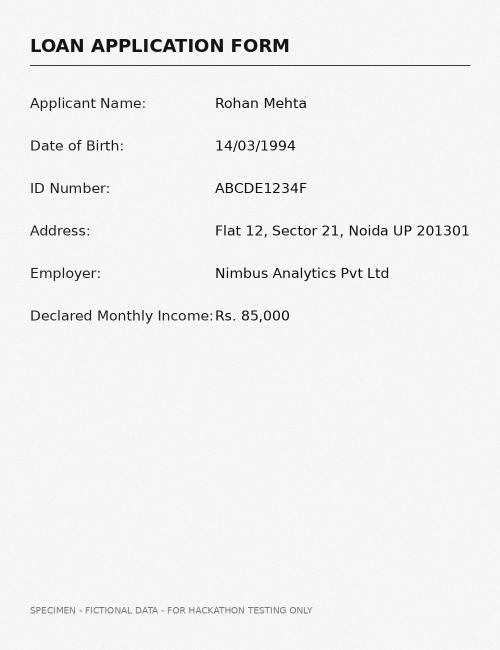
#> input picture samples/case_clean/application_form.jpg, 1000 x 1300 px (shown at 1/2 size)
$ python -i ingest.py   (imports and definitions only)
#> lines starting #> are read from the running program, lines starting #| are printed output that depends on the picture; after the words box and inside, x2 and y2 are one past the last pixel; in counts of white or black regions, pixels touching at a corner belong together
#> further down, picture is the input picture: shape (1300, 1000, 3); min 3, max 255, mean 241.3
import os, io, re, zipfile
import numpy as np
from PIL import Image, ImageOps
from .schema import Document
from .audit import sha256_file

IMG_EXT = {".png", ".jpg", ".jpeg", ".tif", ".tiff", ".bmp", ".webp"}


# [20 lines left out: function load_pages, not called in this run]


MAX_ZIP_FILES, MAX_FILE_BYTES, MAX_TOTAL_BYTES = 200, 50 << 20, 300 << 20
MAX_SIDE, MAX_PDF_PAGES = 5000, 60          # longest image side in px; pages rendered per PDF
SUPPORTED = IMG_EXT | {".pdf"}


# [54 lines left out: function expand_inputs, not called in this run]


def estimate_skew(gray, max_angle=8.0):
    """Page tilt in degrees via projection-profile search: the rotation that makes text rows
    sharpest (largest squared difference of the row-ink profile). Returns (angle, gain) where gain is
    the score improvement over 0 deg; apply only when both are significant."""
#> called with max_angle = 8
    import cv2
    h, w = gray.shape
    if w > 1000:
        gray = cv2.resize(gray, (1000, int(h * 1000 / w)), interpolation=cv2.INTER_AREA)
    bw = cv2.adaptiveThreshold(gray, 255, cv2.ADAPTIVE_THRESH_GAUSSIAN_C, cv2.THRESH_BINARY_INV, 31, 15)
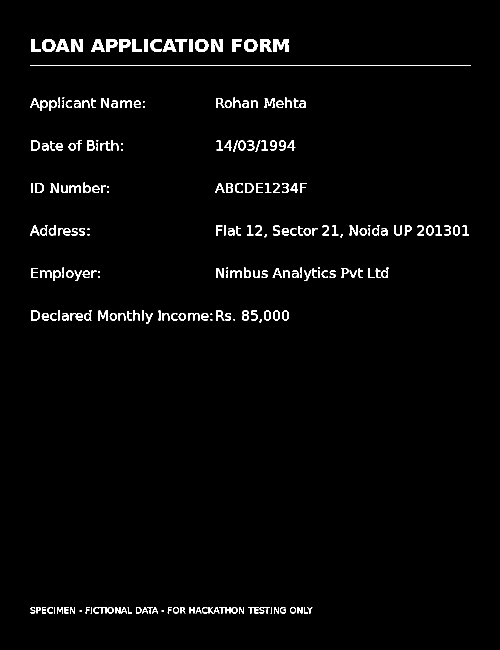
#> bw: shape (1300, 1000) (shown at 1/2 size); 2.1% white; 237 white regions (20 under 20 px), largest, box (x1, y1, x2, y2) and area: (60, 130, 941, 132) 1762, (547, 78, 577, 104) 524, (142, 78, 166, 104) 450
    h, w = bw.shape

    def score(a):
#> called with a = -8
        M = cv2.getRotationMatrix2D((w / 2, h / 2), a, 1.0)
        r = cv2.warpAffine(bw, M, (w, h), flags=cv2.INTER_NEAREST)
#> r: shape (1300, 1000); 2.1% white; 235 white regions (20 under 20 px), largest, box (x1, y1, x2, y2) and area: (136, 74, 1000, 197) 1741, (623, 90, 656, 120) 525, (499, 73, 526, 102) 451
        prof = r.sum(axis=1).astype(np.float64)
#> prof = 1300 values, max 31110 at index 91, min 0 at index 0, mean 5423.9
        return float(np.sum(np.diff(prof) ** 2))
    coarse = {a: score(a) for a in np.arange(-max_angle, max_angle + 1e-9, 0.5)}
#> in score (call 33), `M = cv2.getRotationMatrix2D((w / 2, h / 2), a, 1.0)`: M = [[0.99, 0.139, -85.6], [-0.139, 0.99, 75.91]]
#> in score (call 33), `r = cv2.warpAffine(bw, M, (w, h), flags=cv2.INTER_NEAREST)`:
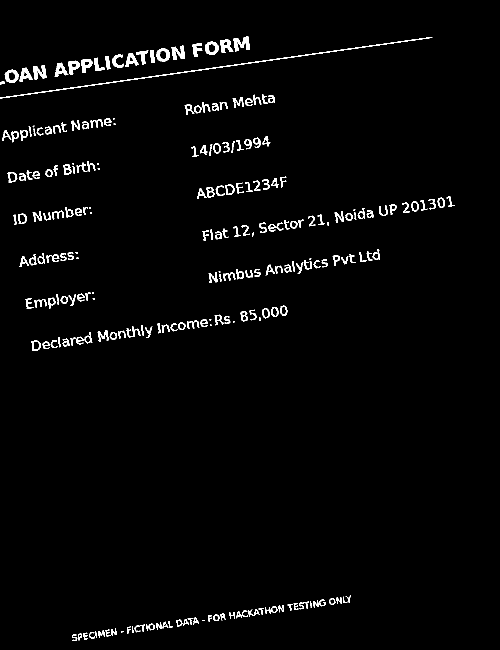
#> r: shape (1300, 1000) (shown at 1/2 size); 2.1% white; 236 white regions (20 under 20 px), largest, box (x1, y1, x2, y2) and area: (0, 74, 865, 197) 1743, (467, 73, 500, 103) 526, (343, 91, 370, 120) 451
#> in score (call 33), `prof = r.sum(axis=1).astype(np.float64)`: prof = 1300 values, max 29835 at index 101, min 0 at index 0, mean 5408.6
#> coarse = 33 items
    a0 = max(coarse, key=coarse.get)
#> a0 = 0
    fine = {a: score(a) for a in np.arange(a0 - 0.5, a0 + 0.5 + 1e-9, 0.1)}
#> in score (call 35), `M = cv2.getRotationMatrix2D((w / 2, h / 2), a, 1.0)`: M = [[1, -0.00698, 4.55], [0.00698, 1, -3.47]]
#> in score (call 35), `r = cv2.warpAffine(bw, M, (w, h), flags=cv2.INTER_NEAREST)`:
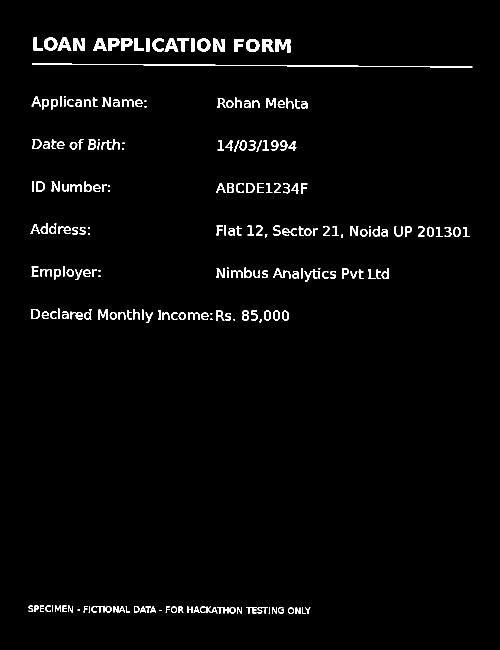
#> r: shape (1300, 1000) (shown at 1/2 size); 2.1% white; 237 white regions (20 under 20 px), largest, box (x1, y1, x2, y2) and area: (64, 127, 945, 135) 1762, (551, 78, 581, 105) 524, (146, 76, 170, 102) 450
#> in score (call 35), `prof = r.sum(axis=1).astype(np.float64)`: prof = 1300 values, max 74460 at index 80, min 0 at index 0, mean 5449
#> in score (call 36), `M = cv2.getRotationMatrix2D((w / 2, h / 2), a, 1.0)`: M = [[1, -0.00524, 3.41], [0.00524, 1, -2.61]]
#> in score (call 36), `r = cv2.warpAffine(bw, M, (w, h), flags=cv2.INTER_NEAREST)`:
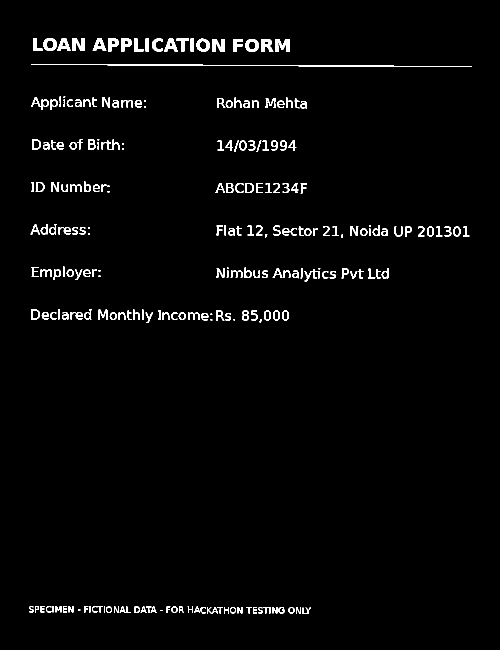
#> r: shape (1300, 1000) (shown at 1/2 size); 2.1% white; 237 white regions (20 under 20 px), largest, box (x1, y1, x2, y2) and area: (63, 128, 944, 134) 1762, (550, 78, 580, 104) 524, (145, 76, 169, 102) 450
#> in score (call 36), `prof = r.sum(axis=1).astype(np.float64)`: prof = 1300 values, max 97410 at index 130, min 0 at index 0, mean 5449.2
#> in score (call 37), `M = cv2.getRotationMatrix2D((w / 2, h / 2), a, 1.0)`: M = [[1, -0.00349, 2.27], [0.00349, 1, -1.74]]
#> in score (call 37), `r = cv2.warpAffine(bw, M, (w, h), flags=cv2.INTER_NEAREST)`:
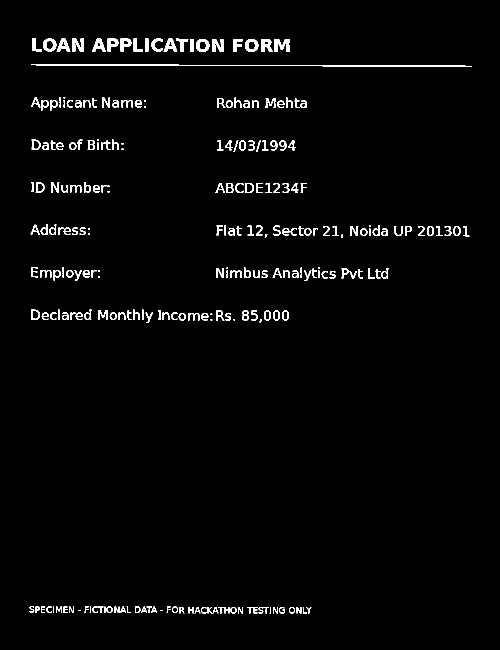
#> r: shape (1300, 1000) (shown at 1/2 size); 2.1% white; 237 white regions (20 under 20 px), largest, box (x1, y1, x2, y2) and area: (62, 128, 943, 134) 1762, (549, 78, 579, 104) 524, (144, 77, 168, 103) 450
#> in score (call 37), `prof = r.sum(axis=1).astype(np.float64)`: prof = 1300 values, max 146115 at index 130, min 0 at index 0, mean 5449
#> in score (call 38), `M = cv2.getRotationMatrix2D((w / 2, h / 2), a, 1.0)`: M = [[1, -0.00175, 1.14], [0.00175, 1, -0.872]]
#> in score (call 38), `r = cv2.warpAffine(bw, M, (w, h), flags=cv2.INTER_NEAREST)`:
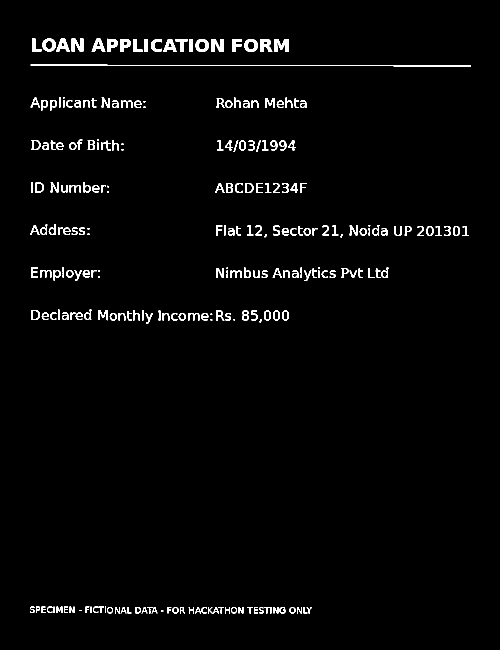
#> r: shape (1300, 1000) (shown at 1/2 size); 2.1% white; 237 white regions (20 under 20 px), largest, box (x1, y1, x2, y2) and area: (61, 129, 942, 133) 1762, (548, 78, 578, 104) 524, (143, 77, 167, 103) 450
#> in score (call 38), `prof = r.sum(axis=1).astype(np.float64)`: prof = 1300 values, max 185385 at index 131, min 0 at index 0, mean 5449
#> in score (call 40), `M = cv2.getRotationMatrix2D((w / 2, h / 2), a, 1.0)`: M = [[1, 0.00175, -1.13], [-0.00175, 1, 0.874]]
#> in score (call 40), `r = cv2.warpAffine(bw, M, (w, h), flags=cv2.INTER_NEAREST)`:
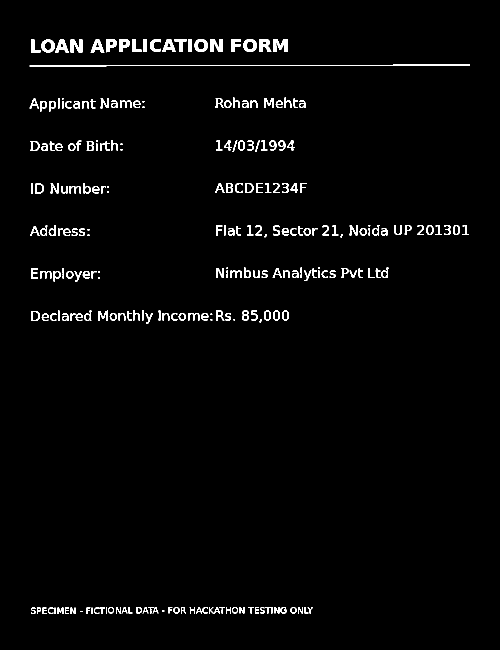
#> r: shape (1300, 1000) (shown at 1/2 size); 2.1% white; 237 white regions (20 under 20 px), largest, box (x1, y1, x2, y2) and area: (59, 129, 940, 133) 1762, (546, 78, 576, 104) 524, (141, 79, 165, 105) 450
#> in score (call 40), `prof = r.sum(axis=1).astype(np.float64)`: prof = 1300 values, max 185385 at index 130, min 0 at index 0, mean 5449
#> fine = 11 items
    best = max(fine, key=fine.get)
#> best = -1.11e-16
    return float(best), fine[best] / max(score(0.0), 1.0)


def deskew(img, audit=None, doc_id="", min_angle=0.3, min_gain=1.03):
    """Rotate a PIL page so text rows are horizontal. Untouched when tilt is negligible."""
    import cv2
    bgr = cv2.cvtColor(np.asarray(img), cv2.COLOR_RGB2BGR)
    angle, gain = estimate_skew(cv2.cvtColor(bgr, cv2.COLOR_BGR2GRAY))
#> angle = -1.11e-16; gain = 1
    applied = abs(angle) >= min_angle and gain >= min_gain
#> applied = False
    if applied:
        h, w = bgr.shape[:2]
        M = cv2.getRotationMatrix2D((w / 2, h / 2), angle, 1.0)
        bgr = cv2.warpAffine(bgr, M, (w, h), flags=cv2.INTER_CUBIC, borderMode=cv2.BORDER_REPLICATE)
        img = Image.fromarray(cv2.cvtColor(bgr, cv2.COLOR_BGR2RGB))
    if audit:
        audit.log("deskew", doc_id=doc_id, estimated_angle=round(angle, 2), gain=round(gain, 3), applied=applied)
    return img, (round(angle, 2) if applied else 0.0)


# [62 lines left out: functions _pdf_born_digital, ingest, not called in this run]


def read_gray(doc):
    import cv2
    return cv2.imread(doc.image_path, cv2.IMREAD_GRAYSCALE)


def read_rgb(doc):
    import cv2
    return cv2.imread(doc.image_path, cv2.IMREAD_COLOR)

>>> import cv2
>>> picture = cv2.cvtColor(cv2.imread('../samples/case_clean/application_form.jpg'), cv2.COLOR_BGR2RGB)
>>> result = deskew(picture)

$ run again, on samples/case_clean/bank_statement.jpg
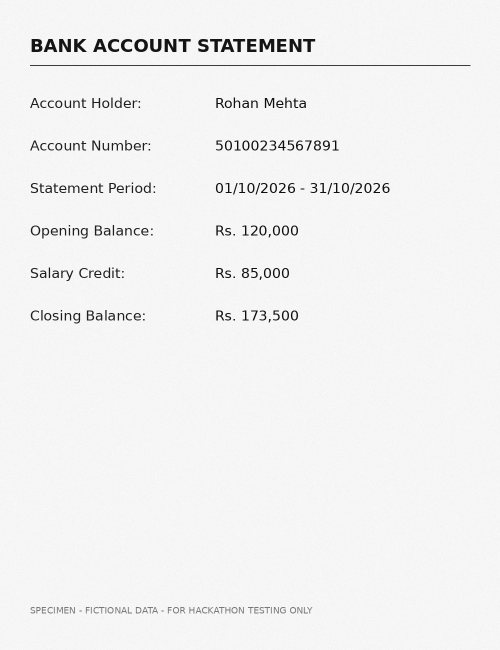
#> input picture samples/case_clean/bank_statement.jpg, 1000 x 1300 px (shown at 1/2 size)
#> picture is the input picture: shape (1300, 1000, 3); min 2, max 255, mean 241.3
#> in estimate_skew, `bw = cv2.adaptiveThreshold(gray, 255, cv2.ADAPTIVE_THRESH_GAUSSIAN_C, ..`:
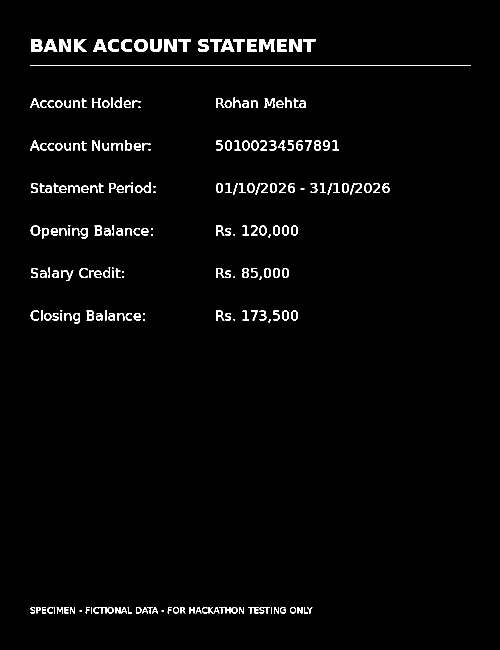
#> bw: shape (1300, 1000) (shown at 1/2 size); 2.2% white; 235 white regions (22 under 20 px), largest, box (x1, y1, x2, y2) and area: (60, 130, 941, 132) 1762, (519, 78, 549, 104) 509, (118, 78, 142, 104) 451
#> r: shape (1300, 1000); 2.1% white; 233 white regions (23 under 20 px), largest, box (x1, y1, x2, y2) and area: (136, 74, 1000, 197) 1741, (595, 86, 628, 116) 510, (198, 30, 225, 59) 452
#> prof = 1300 values, max 33150 at index 95, min 0 at index 0, mean 5460.5
#> r: shape (1300, 1000); 2.1% white; 234 white regions (23 under 20 px), largest, box (x1, y1, x2, y2) and area: (132, 77, 1000, 193) 1751, (590, 85, 623, 115) 508, (650, 93, 677, 122) 452
#> r: shape (1300, 1000); 2.1% white; 236 white regions (24 under 20 px), largest, box (x1, y1, x2, y2) and area: (127, 80, 1000, 189) 1758, (586, 85, 618, 114) 507, (188, 36, 214, 64) 451
#> r: shape (1300, 1000); 2.2% white; 234 white regions (22 under 20 px), largest, box (x1, y1, x2, y2) and area: (122, 84, 997, 185) 1761, (581, 84, 613, 113) 509, (640, 91, 667, 119) 450
#> r: shape (1300, 1000); 2.2% white; 234 white regions (23 under 20 px), largest, box (x1, y1, x2, y2) and area: (117, 87, 993, 181) 1764, (576, 83, 609, 112) 510, (177, 41, 204, 69) 450
#> r: shape (1300, 1000); 2.2% white; 235 white regions (22 under 20 px), largest, box (x1, y1, x2, y2) and area: (112, 90, 989, 177) 1761, (571, 82, 604, 111) 511, (172, 44, 198, 72) 451
#> r: shape (1300, 1000); 2.2% white; 234 white regions (22 under 20 px), largest, box (x1, y1, x2, y2) and area: (107, 94, 985, 172) 1763, (567, 82, 599, 110) 512, (167, 47, 193, 75) 452
#> r: shape (1300, 1000); 2.1% white; 235 white regions (22 under 20 px), largest, box (x1, y1, x2, y2) and area: (102, 97, 980, 168) 1760, (562, 81, 594, 109) 509, (162, 50, 188, 78) 450
#> r: shape (1300, 1000); 2.2% white; 235 white regions (22 under 20 px), largest, box (x1, y1, x2, y2) and area: (97, 101, 976, 164) 1764, (557, 81, 589, 109) 509, (157, 53, 183, 80) 452
#> r: shape (1300, 1000); 2.2% white; 235 white regions (22 under 20 px), largest, box (x1, y1, x2, y2) and area: (93, 104, 972, 160) 1761, (552, 80, 584, 108) 508, (363, 69, 388, 96) 452
#> r: shape (1300, 1000); 2.1% white; 235 white regions (22 under 20 px), largest, box (x1, y1, x2, y2) and area: (88, 108, 968, 156) 1763, (548, 80, 579, 107) 509, (147, 59, 172, 86) 450
#> r: shape (1300, 1000); 2.1% white; 235 white regions (22 under 20 px), largest, box (x1, y1, x2, y2) and area: (83, 111, 963, 152) 1761, (543, 79, 574, 107) 507, (142, 62, 167, 89) 452
#> r: shape (1300, 1000); 2.1% white; 234 white regions (22 under 20 px), largest, box (x1, y1, x2, y2) and area: (78, 115, 959, 148) 1762, (538, 79, 569, 106) 509, (137, 65, 162, 92) 451
#> r: shape (1300, 1000); 2.2% white; 235 white regions (22 under 20 px), largest, box (x1, y1, x2, y2) and area: (74, 119, 954, 144) 1760, (533, 79, 564, 105) 509, (132, 68, 157, 95) 451
#> r: shape (1300, 1000); 2.2% white; 235 white regions (22 under 20 px), largest, box (x1, y1, x2, y2) and area: (69, 122, 950, 140) 1762, (529, 78, 559, 105) 509, (128, 71, 152, 98) 451
#> r: shape (1300, 1000); 2.2% white; 235 white regions (22 under 20 px), largest, box (x1, y1, x2, y2) and area: (65, 126, 946, 136) 1762, (524, 78, 554, 104) 509, (123, 75, 147, 101) 451
#> r: shape (1300, 1000); 2.2% white; 235 white regions (22 under 20 px), largest, box (x1, y1, x2, y2) and area: (55, 126, 936, 136) 1762, (514, 78, 544, 104) 509, (113, 81, 137, 107) 451
#> r: shape (1300, 1000); 2.2% white; 235 white regions (22 under 20 px), largest, box (x1, y1, x2, y2) and area: (51, 122, 932, 140) 1762, (509, 77, 539, 104) 509, (108, 84, 133, 111) 451
#> r: shape (1300, 1000); 2.1% white; 234 white regions (23 under 20 px), largest, box (x1, y1, x2, y2) and area: (47, 119, 927, 144) 1760, (504, 77, 535, 104) 510, (103, 88, 128, 114) 452
#> r: shape (1300, 1000); 2.2% white; 235 white regions (22 under 20 px), largest, box (x1, y1, x2, y2) and area: (42, 115, 923, 148) 1762, (499, 77, 530, 104) 509, (559, 75, 584, 102) 451
#> r: shape (1300, 1000); 2.2% white; 235 white regions (22 under 20 px), largest, box (x1, y1, x2, y2) and area: (38, 111, 918, 152) 1761, (494, 76, 525, 104) 509, (93, 94, 118, 121) 452
#> r: shape (1300, 1000); 2.1% white; 234 white regions (22 under 20 px), largest, box (x1, y1, x2, y2) and area: (33, 108, 913, 156) 1763, (489, 76, 520, 104) 510, (549, 73, 574, 101) 451
#> r: shape (1300, 1000); 2.2% white; 235 white regions (22 under 20 px), largest, box (x1, y1, x2, y2) and area: (29, 104, 908, 160) 1761, (484, 76, 516, 104) 507, (84, 101, 109, 128) 451
#> r: shape (1300, 1000); 2.1% white; 233 white regions (22 under 20 px), largest, box (x1, y1, x2, y2) and area: (25, 101, 904, 164) 1764, (479, 76, 511, 104) 507, (289, 90, 315, 117) 451
#> r: shape (1300, 1000); 2.2% white; 234 white regions (22 under 20 px), largest, box (x1, y1, x2, y2) and area: (21, 97, 899, 168) 1760, (474, 76, 506, 104) 509, (534, 72, 560, 99) 451
#> r: shape (1300, 1000); 2.1% white; 235 white regions (22 under 20 px), largest, box (x1, y1, x2, y2) and area: (16, 94, 894, 172) 1763, (469, 76, 501, 104) 508, (529, 71, 555, 99) 451
#> r: shape (1300, 1000); 2.2% white; 235 white regions (22 under 20 px), largest, box (x1, y1, x2, y2) and area: (12, 90, 889, 177) 1761, (464, 76, 496, 105) 507, (65, 115, 91, 143) 452
#> r: shape (1300, 1000); 2.1% white; 235 white regions (22 under 20 px), largest, box (x1, y1, x2, y2) and area: (8, 87, 884, 181) 1764, (459, 76, 492, 105) 505, (60, 119, 87, 147) 453
#> r: shape (1300, 1000); 2.2% white; 234 white regions (22 under 20 px), largest, box (x1, y1, x2, y2) and area: (4, 84, 879, 185) 1761, (454, 76, 487, 105) 510, (514, 70, 540, 99) 451
#> r: shape (1300, 1000); 2.1% white; 234 white regions (22 under 20 px), largest, box (x1, y1, x2, y2) and area: (0, 80, 874, 189) 1760, (449, 76, 482, 106) 506, (509, 70, 536, 98) 452
#> r: shape (1300, 1000); 2.1% white; 234 white regions (22 under 20 px), largest, box (x1, y1, x2, y2) and area: (0, 77, 869, 193) 1753, (444, 77, 477, 106) 509, (504, 70, 531, 98) 450
#> r: shape (1300, 1000); 2.1% white; 234 white regions (22 under 20 px), largest, box (x1, y1, x2, y2) and area: (0, 74, 865, 197) 1743, (439, 77, 472, 107) 507, (42, 134, 69, 162) 450
#> coarse = 33 items
#> a0 = 0
#> r: shape (1300, 1000); 2.2% white; 235 white regions (22 under 20 px), largest, box (x1, y1, x2, y2) and area: (64, 127, 945, 135) 1762, (523, 78, 553, 104) 509, (122, 75, 146, 102) 452
#> r: shape (1300, 1000); 2.2% white; 235 white regions (22 under 20 px), largest, box (x1, y1, x2, y2) and area: (63, 128, 944, 134) 1762, (522, 78, 552, 104) 509, (121, 76, 145, 102) 451
#> r: shape (1300, 1000); 2.2% white; 235 white regions (22 under 20 px), largest, box (x1, y1, x2, y2) and area: (62, 128, 943, 134) 1762, (521, 78, 551, 104) 509, (120, 77, 144, 103) 451
#> r: shape (1300, 1000); 2.2% white; 235 white regions (22 under 20 px), largest, box (x1, y1, x2, y2) and area: (61, 129, 942, 133) 1762, (520, 78, 550, 104) 509, (119, 77, 143, 103) 451
#> M = [[1, 0.00175, -1.13], [-0.00175, 1, 0.874]]
#> in score (call 40), `r = cv2.warpAffine(bw, M, (w, h), flags=cv2.INTER_NEAREST)`:
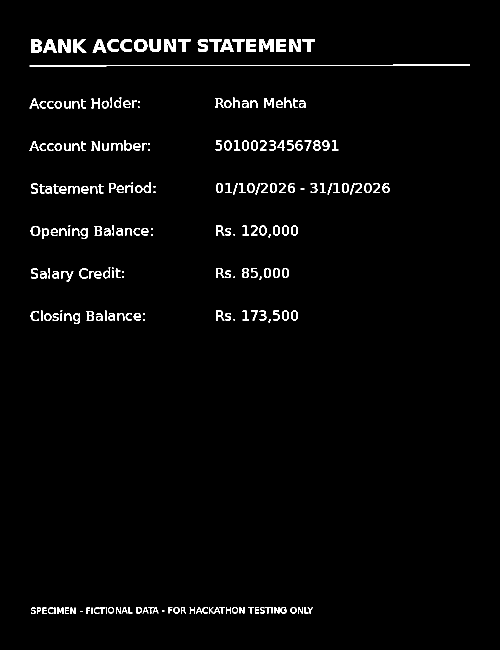
#> r: shape (1300, 1000) (shown at 1/2 size); 2.2% white; 235 white regions (22 under 20 px), largest, box (x1, y1, x2, y2) and area: (59, 129, 940, 133) 1762, (518, 78, 548, 104) 509, (117, 79, 141, 105) 451
#> prof = 1300 values, max 185385 at index 130, min 0 at index 0, mean 5483.1
#> fine = 11 items
#> best = -1.11e-16
#> gain = 1
#> applied = False
